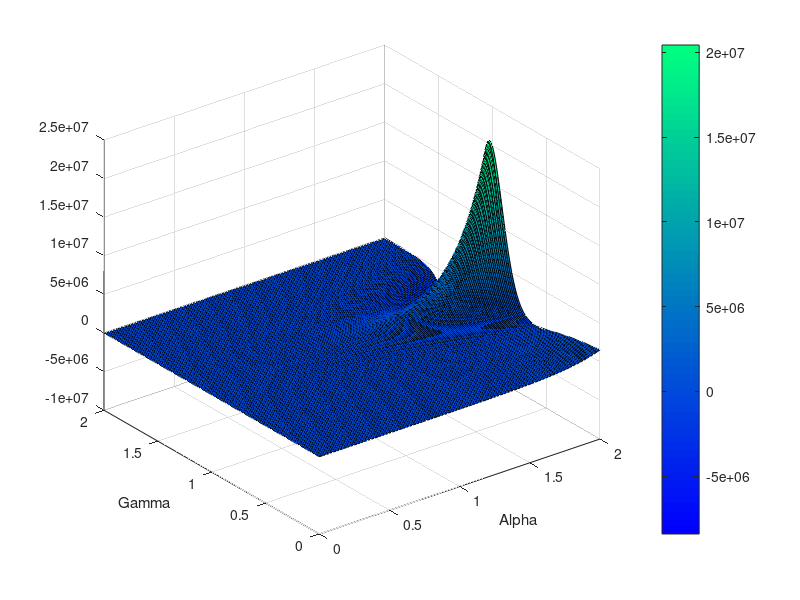

MATLAB code to generate this figure:
#assume p1 = 0.1 and p2 = 0.9
# I am trying to find the average value of P, to give as an idea if the threshold is actually 0.5 or depends on the choices of
#p1,p2,alpha,gamma,payoff1,payoff2


[alpha,gamma] = meshgrid(0:0.01:2);

U_X1 = real((exp(-(log(0.1)).^gamma)*(100.^alpha) + (1-exp(-(log(0.9)).^gamma))*(80.^alpha)));

U_Y1 = real((exp(-(log(0.1)).^gamma)*(190.^alpha) + (1-exp(-(log(0.9)).^gamma))*(5.^alpha)));

P = (exp(U_X1)./(exp(U_X1) + exp(U_Y1)));


surf(alpha,gamma,U_Y1);
surf(alpha,gamma,P);
surf(alpha,gamma,U_X1);

colormap winter;
colorbar;
xlabel('Alpha');
ylabel('Gamma');




